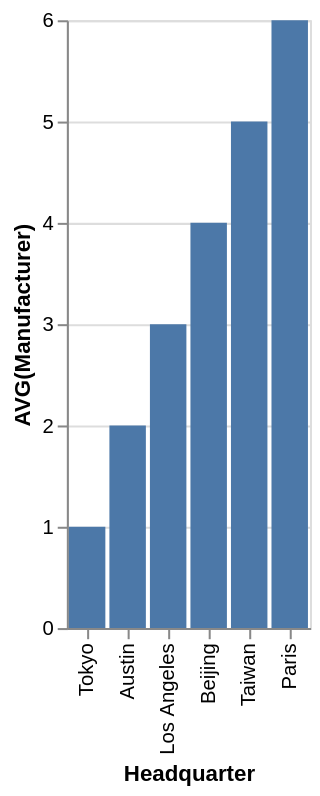

Vega-Lite specification stored for this chart:
### Vega-Lite specification from a JSON file in a GitHub repository (floating-point values rounded to 4 significant figures)
{"data": {"values": [{"x_data": "Tokyo", "y_data": 1}, {"x_data": "Austin", "y_data": 2}, {"x_data": "Los Angeles", "y_data": 3}, {"x_data": "Beijing", "y_data": 4}, {"x_data": "Taiwan", "y_data": 5}, {"x_data": "Paris", "y_data": 6}]}, "mark": "bar", "encoding": {"x": {"field": "x_data", "type": "nominal", "title": "Headquarter", "sort": {"op": "sum", "field": "y_data", "order": "ascending"}}, "y": {"field": "y_data", "type": "quantitative", "title": "AVG(Manufacturer)"}}}
